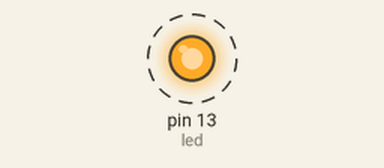
The sketch below on a simulated Arduino Uno, built with avr-gcc and run on an emulated ATmega328P. On the bench: output pins drawn as LEDs (lit = HIGH). Dashed ring = blinking.

Above: at 0.5 s.
Timing chart, 0 to 4.6 s (numbered marks = the images above):
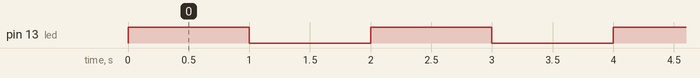

The sketch:

blinking_light.ino
```cpp
int led =13;

void setup()
{
  pinMode (13, OUTPUT);
}

void loop()
{
  digitalWrite(led, HIGH);
  delay (1000);
  digitalWrite(led, LOW);
  delay(1000);
}
```

Measured:
- by itself, pin 13 (led): alternates HIGH for 1.0 s and LOW for 1.0 s
